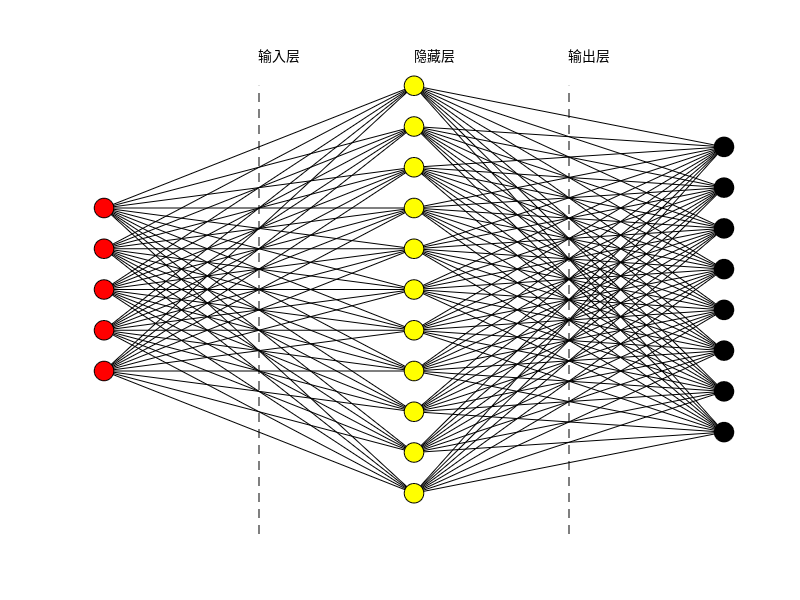

Write MATLAB code to recreate this figure.
x1=ones(1,5);
x2=2*ones(1,11);
x3=3*ones(1,8);
y1=4:8;
y2=1:11;
y3=2.5:9.5;
for i=1:5
    for j=1:11
        plot([x1(i),x2(j)],[y1(i),y2(j)],'k');
        hold on
    end
end
for i=1:11
    for j=1:8
        plot([x2(i),x3(j)],[y2(i),y3(j)],'k');
    end
end
scatter(x1,y1,200,'k','MarkerFaceColor','r');
scatter(x2,y2,200,'k','MarkerFaceColor','y');
scatter(x3,y3,200,'k','MarkerFaceColor','k');
plot([1.5,1.5],[0,11],'k--');
plot([2.5,2.5],[0,11],'k--');
hold off
axis off
text(1.5,11.75,"输入层");
text(2,11.75,"隐藏层");
text(2.5,11.75,'输出层');
